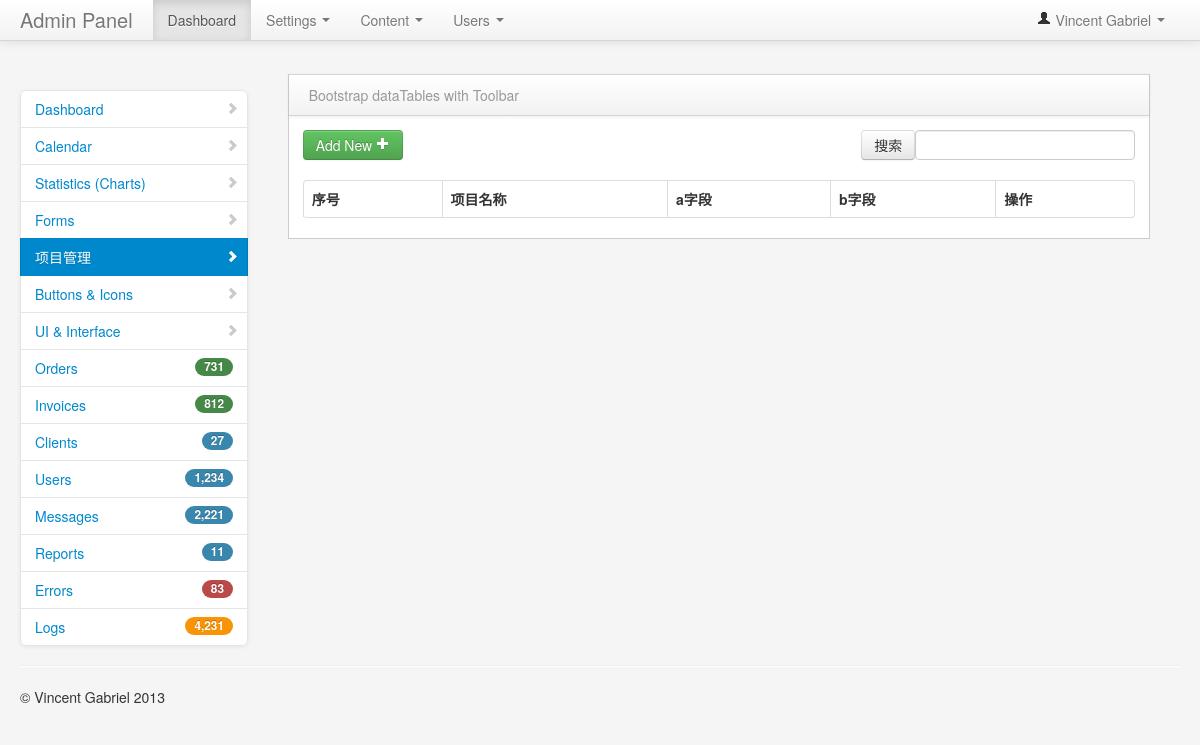
The app's page /project_manage/ (signed in), older data.
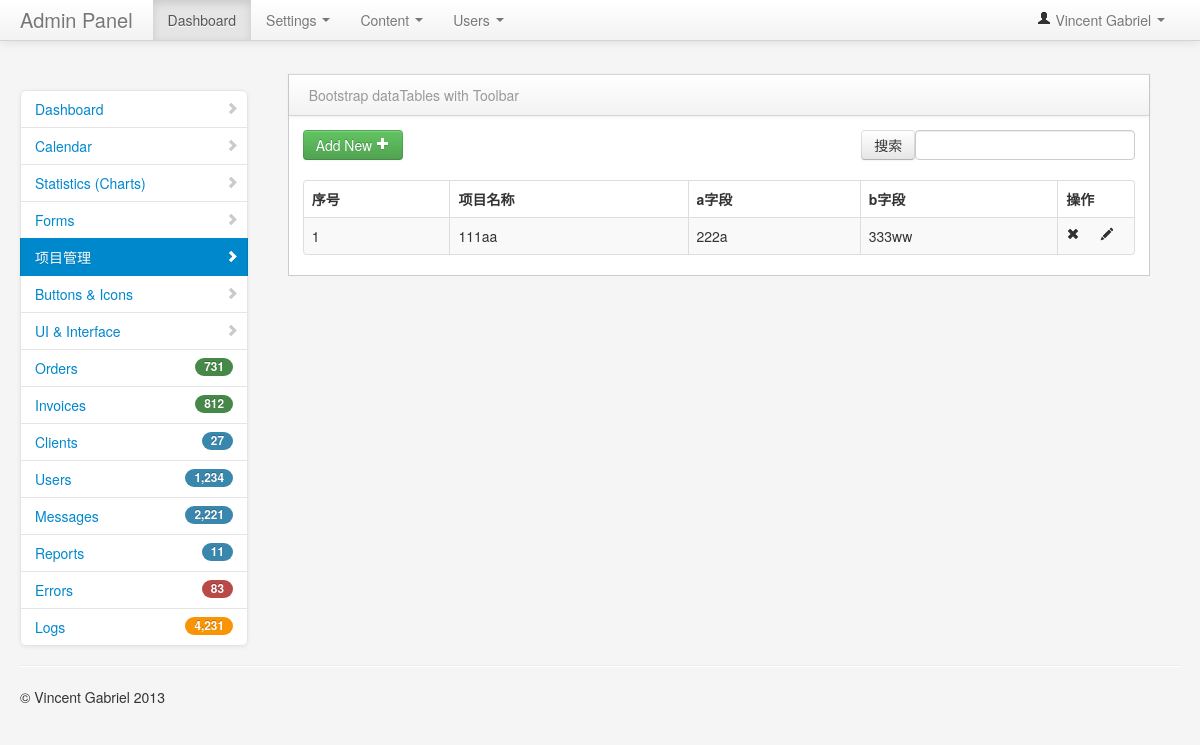
The same page, newer data.
### user_app/models.py (models this page shows)
class projectTable(models.Model):
    title = models.CharField(max_length=2000)
    a = models.CharField(max_length=2000)
    b = models.CharField(max_length=2000)

### user_app/views.py (the view)
# urls.py: path("project_manage/", views.project_manage),
@login_required #判断用户是否登录
def project_manage(request):
    project_data = projectTable.objects.all()
    username = request.session.get('user1', '')  # 读取浏览器 session
    return render(request, "project_manage.html", {"user": username,"project_data":project_data})

### templates/project_manage.html (shortened to what the changed rows need)
<!DOCTYPE html>
<html>
    <head>
        <link href="/static/bootstrap/css/bootstrap.min.css" rel="stylesheet" media="screen">
        <link href="/static/bootstrap/css/bootstrap-responsive.min.css" rel="stylesheet" media="screen">
        <link href="/static/assets/css/styles.css" rel="stylesheet" media="screen">
        <link href="/static/assets/css/DT_bootstrap.css" rel="stylesheet" media="screen">
    </head>
    <body>
        <div class="container-fluid">
            <div class="row-fluid">
                <div class="span9" id="content">
                     <div class="row-fluid">
                        <div class="block">
                            <div class="block-content collapse in">
                                <div class="span12">
                                    <table cellpadding="0" cellspacing="0" border="0" class="table table-striped table-bordered" id="example2">
                                        <thead>
                                            <tr>
                                                <th>序号</th>
                                                <th>项目名称</th>
                                                <th>a字段</th>
                                                <th>b字段</th>
                                                <th>操作</th>
                                            </tr>
                                        </thead>
                                        <tbody>
                                        {% for data in project_data %}
                                            <tr class="gradeU">
                                                <td>{{forloop.counter }}</td>
                                                <td>{{data.title}}</td>
                                                <td>{{data.a}}</td>
                                                <td class="center">{{data.b}}</td>
                                                <td class="center" style="width: 60px;">
                                                    <a href="/project_del/?id={{ data.id }}"><i class="icon-remove"></i></a>
                                                    <a href="/project_edit/?id={{ data.id }}"><i class="icon-pencil"></i></a>
                                                </td>
                                            </tr>
                                        {% endfor %}
                                        </tbody>
                                    </table>
                                </div>
                            </div>
                        </div>
                    </div>
                </div>
            </div>
        </div>
    </body>
</html>

Row changes from the older to the newer data that the page shows:
added projectTable: title "111aa", a "222a", b "333ww"
